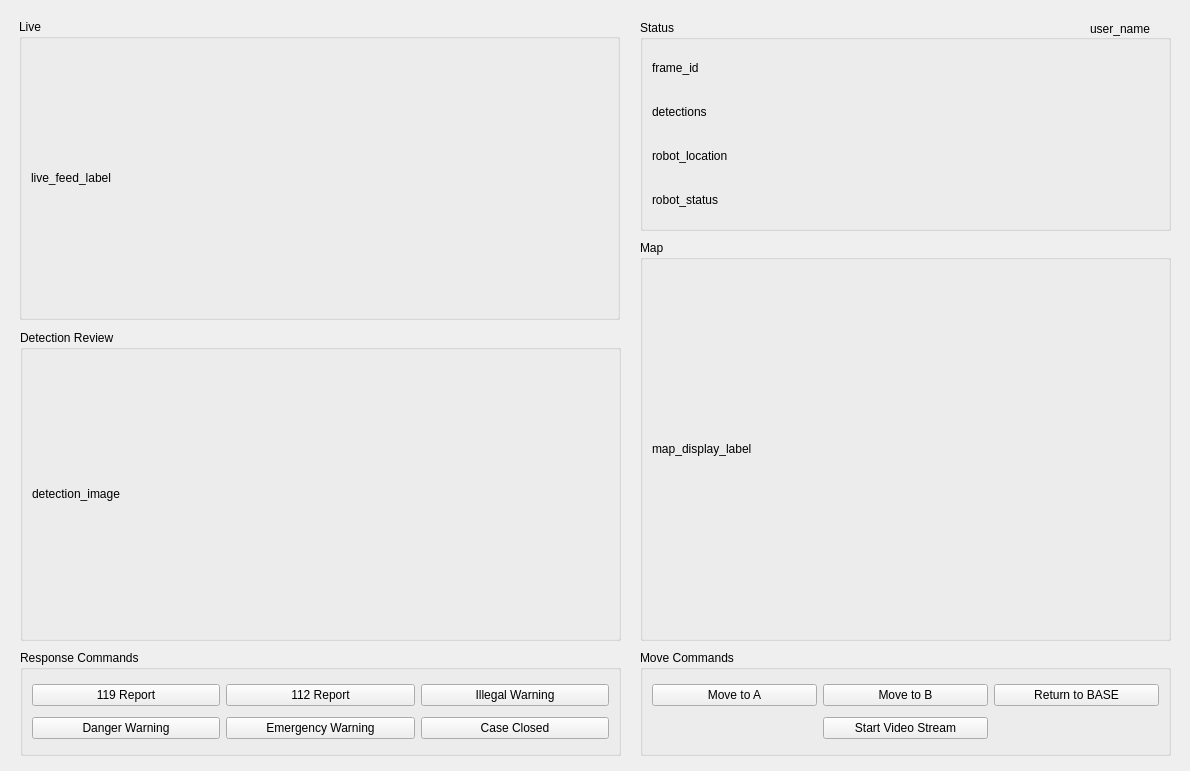
<?xml version="1.0" encoding="UTF-8"?>
<ui version="4.0">
 <class>Form</class>
 <widget class="QWidget" name="Form">
  <property name="windowModality">
   <enum>Qt::NonModal</enum>
  </property>
  <property name="geometry">
   <rect>
    <x>0</x>
    <y>0</y>
    <width>1190</width>
    <height>771</height>
   </rect>
  </property>
  <property name="windowTitle">
   <string>Form</string>
  </property>
  <widget class="QWidget" name="widget" native="true">
   <property name="enabled">
    <bool>true</bool>
   </property>
   <property name="geometry">
    <rect>
     <x>10</x>
     <y>10</y>
     <width>621</width>
     <height>751</height>
    </rect>
   </property>
   <property name="acceptDrops">
    <bool>false</bool>
   </property>
   <property name="autoFillBackground">
    <bool>false</bool>
   </property>
   <widget class="QGroupBox" name="live">
    <property name="geometry">
     <rect>
      <x>9</x>
      <y>9</y>
      <width>601</width>
      <height>301</height>
     </rect>
    </property>
    <property name="title">
     <string>Live</string>
    </property>
    <layout class="QGridLayout" name="gridLayout">
     <item row="0" column="0" rowspan="2">
      <widget class="QLabel" name="live_feed_label">
       <property name="text">
        <string>live_feed_label</string>
       </property>
      </widget>
     </item>
    </layout>
   </widget>
   <widget class="QGroupBox" name="detection_review">
    <property name="geometry">
     <rect>
      <x>10</x>
      <y>320</y>
      <width>601</width>
      <height>311</height>
     </rect>
    </property>
    <property name="title">
     <string>Detection Review</string>
    </property>
    <layout class="QGridLayout" name="gridLayout_4">
     <item row="1" column="0">
      <widget class="QLabel" name="detection_image">
       <property name="text">
        <string>detection_image</string>
       </property>
      </widget>
     </item>
    </layout>
   </widget>
   <widget class="QGroupBox" name="response_commands">
    <property name="geometry">
     <rect>
      <x>10</x>
      <y>640</y>
      <width>601</width>
      <height>106</height>
     </rect>
    </property>
    <property name="title">
     <string>Response Commands</string>
    </property>
    <layout class="QGridLayout" name="gridLayout_6">
     <item row="1" column="2">
      <widget class="QPushButton" name="btn_case_closed">
       <property name="text">
        <string>Case Closed</string>
       </property>
      </widget>
     </item>
     <item row="1" column="1">
      <widget class="QPushButton" name="btn_emergency_warning">
       <property name="text">
        <string>Emergency Warning</string>
       </property>
      </widget>
     </item>
     <item row="1" column="0">
      <widget class="QPushButton" name="btn_danger_warning">
       <property name="text">
        <string>Danger Warning</string>
       </property>
      </widget>
     </item>
     <item row="0" column="0">
      <widget class="QPushButton" name="btn_fire_report">
       <property name="text">
        <string>119 Report</string>
       </property>
      </widget>
     </item>
     <item row="0" column="1">
      <widget class="QPushButton" name="btn_police_report">
       <property name="text">
        <string>112 Report</string>
       </property>
      </widget>
     </item>
     <item row="0" column="2">
      <widget class="QPushButton" name="btn_illegal_warning">
       <property name="text">
        <string>Illegal Warning</string>
       </property>
      </widget>
     </item>
    </layout>
   </widget>
  </widget>
  <widget class="QWidget" name="widget_2" native="true">
   <property name="geometry">
    <rect>
     <x>630</x>
     <y>10</y>
     <width>551</width>
     <height>751</height>
    </rect>
   </property>
   <widget class="QGroupBox" name="status">
    <property name="geometry">
     <rect>
      <x>10</x>
      <y>10</y>
      <width>531</width>
      <height>211</height>
     </rect>
    </property>
    <property name="title">
     <string>Status</string>
    </property>
    <layout class="QGridLayout" name="gridLayout_2">
     <item row="1" column="0">
      <widget class="QLabel" name="detections">
       <property name="text">
        <string>detections</string>
       </property>
      </widget>
     </item>
     <item row="0" column="0">
      <widget class="QLabel" name="connectivity_label">
       <property name="text">
        <string>frame_id</string>
       </property>
      </widget>
     </item>
     <item row="2" column="0">
      <widget class="QLabel" name="robot_location">
       <property name="text">
        <string>robot_location</string>
       </property>
      </widget>
     </item>
     <item row="3" column="0">
      <widget class="QLabel" name="robot_status">
       <property name="text">
        <string>robot_status</string>
       </property>
      </widget>
     </item>
    </layout>
   </widget>
   <widget class="QGroupBox" name="map">
    <property name="geometry">
     <rect>
      <x>10</x>
      <y>230</y>
      <width>531</width>
      <height>401</height>
     </rect>
    </property>
    <property name="title">
     <string>Map</string>
    </property>
    <layout class="QGridLayout" name="gridLayout_3">
     <item row="1" column="1">
      <widget class="QLabel" name="map_display_label">
       <property name="text">
        <string>map_display_label</string>
       </property>
      </widget>
     </item>
    </layout>
   </widget>
   <widget class="QGroupBox" name="move_commands">
    <property name="geometry">
     <rect>
      <x>10</x>
      <y>640</y>
      <width>531</width>
      <height>106</height>
     </rect>
    </property>
    <property name="title">
     <string>Move Commands</string>
    </property>
    <layout class="QGridLayout" name="gridLayout_5">
     <item row="0" column="3">
      <widget class="QPushButton" name="btn_return_to_base">
       <property name="text">
        <string>Return to BASE</string>
       </property>
      </widget>
     </item>
     <item row="0" column="1">
      <widget class="QPushButton" name="btn_move_to_a">
       <property name="sizePolicy">
        <sizepolicy hsizetype="Minimum" vsizetype="Fixed">
         <horstretch>0</horstretch>
         <verstretch>0</verstretch>
        </sizepolicy>
       </property>
       <property name="text">
        <string>Move to A</string>
       </property>
      </widget>
     </item>
     <item row="0" column="2">
      <widget class="QPushButton" name="btn_move_to_b">
       <property name="text">
        <string>Move to B</string>
       </property>
      </widget>
     </item>
     <item row="1" column="2">
      <widget class="QPushButton" name="btn_start_video_stream">
       <property name="text">
        <string>Start Video Stream</string>
       </property>
      </widget>
     </item>
    </layout>
   </widget>
  </widget>
  <widget class="QLabel" name="label_user_name">
   <property name="geometry">
    <rect>
     <x>1090</x>
     <y>10</y>
     <width>507</width>
     <height>37</height>
    </rect>
   </property>
   <property name="text">
    <string>user_name</string>
   </property>
  </widget>
 </widget>
 <resources/>
 <connections/>
</ui>
